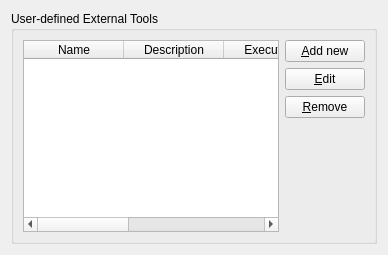
       <widget class="QWidget" name="pageExtTools">
        <layout class="QVBoxLayout" name="verticalLayout_14">
         <item>
          <widget class="QGroupBox" name="gpboxNet_2">
           <property name="title">
            <string>User-defined External Tools</string>
           </property>
           <layout class="QHBoxLayout" name="horizontalLayout_14">
            <item>
             <widget class="QTableWidget" name="tblwdgUserDefTools">
              <attribute name="horizontalHeaderStretchLastSection">
               <bool>true</bool>
              </attribute>
              <attribute name="verticalHeaderVisible">
               <bool>false</bool>
              </attribute>
              <attribute name="verticalHeaderStretchLastSection">
               <bool>false</bool>
              </attribute>
              <column>
               <property name="text">
                <string>Name</string>
               </property>
              </column>
              <column>
               <property name="text">
                <string>Description</string>
               </property>
              </column>
              <column>
               <property name="text">
                <string>Executable</string>
               </property>
              </column>
              <column>
               <property name="text">
                <string>Arguments</string>
               </property>
              </column>
              <column>
               <property name="text">
                <string>Product Types</string>
               </property>
              </column>
             </widget>
            </item>
            <item>
             <layout class="QVBoxLayout" name="verticalLayout_12">
              <item>
               <widget class="QPushButton" name="btnAddNew">
                <property name="text">
                 <string>&amp;Add new</string>
                </property>
               </widget>
              </item>
              <item>
               <widget class="QPushButton" name="btnEdit">
                <property name="text">
                 <string>&amp;Edit</string>
                </property>
               </widget>
              </item>
              <item>
               <widget class="QPushButton" name="btnRemove">
                <property name="text">
                 <string>&amp;Remove</string>
                </property>
               </widget>
              </item>
              <item>
               <spacer name="verticalSpacer_3">
                <property name="orientation">
                 <enum>Qt::Vertical</enum>
                </property>
                <property name="sizeHint" stdset="0">
                 <size>
                  <width>20</width>
                  <height>40</height>
                 </size>
                </property>
               </spacer>
              </item>
             </layout>
            </item>
           </layout>
          </widget>
         </item>
        </layout>
       </widget>
